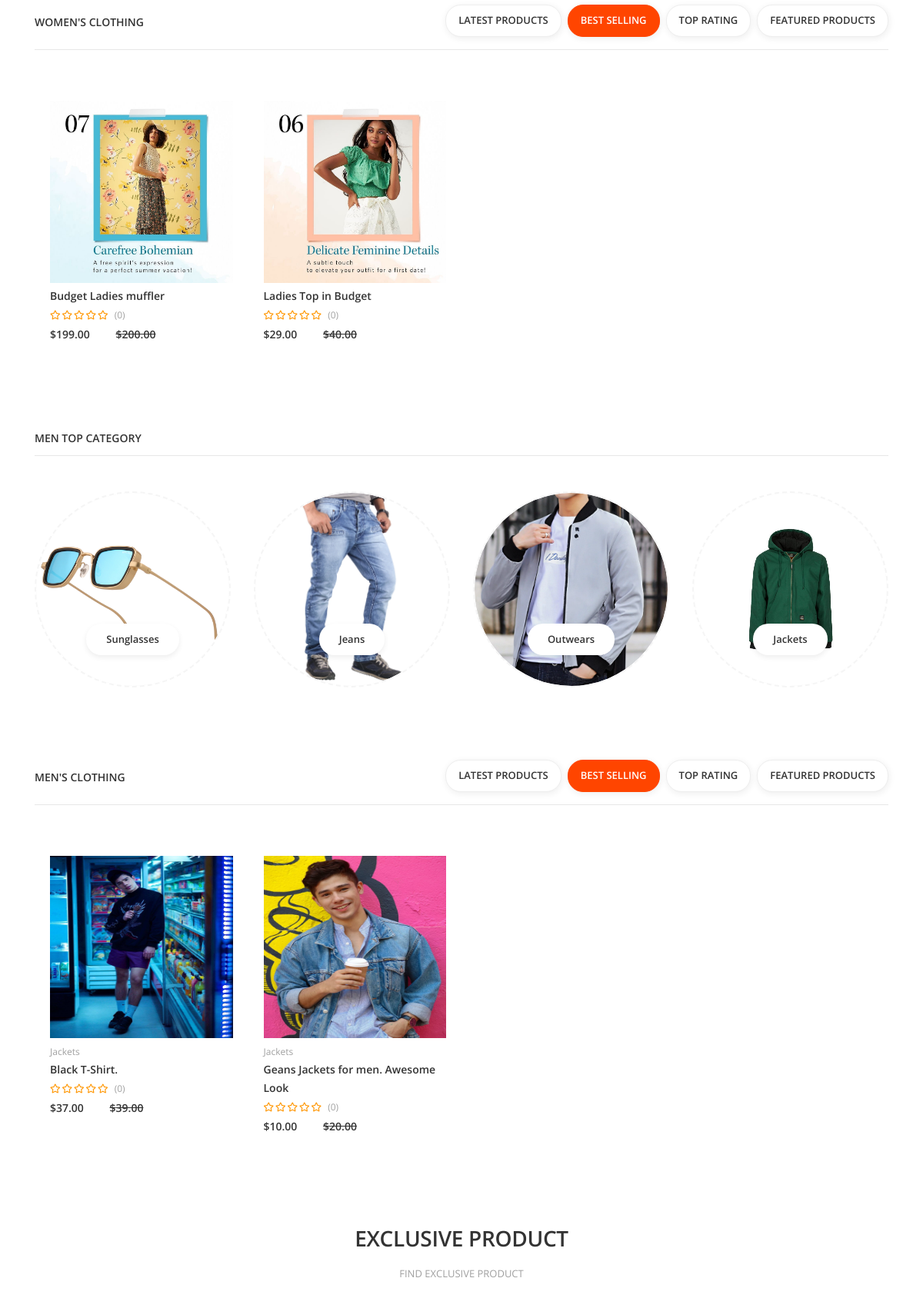
The app's page / (middle part), older data.
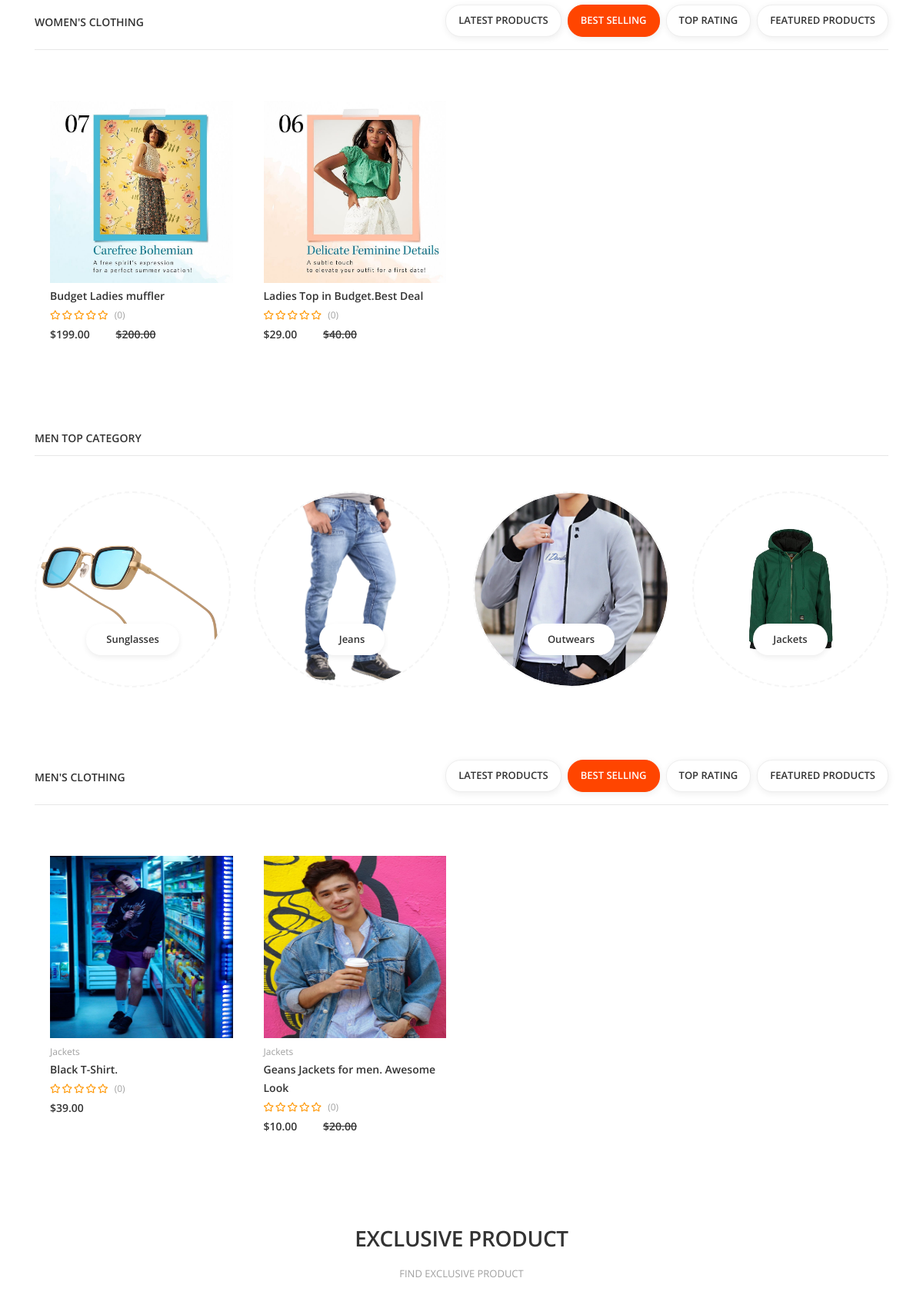
The same page, newer data.
### core/models.py (models this page shows, shortened)
class Product(models.Model):
    title = models.CharField(max_length=500)
    summary = models.TextField(max_length=1000)
    description = RichTextUploadingField(null=True, blank=True)
    thumbnail = models.ImageField(upload_to="product_thumbnails/")
    price = models.DecimalField(max_digits=12, decimal_places=2)
    discount_price = models.DecimalField(max_digits=12, decimal_places=2, null=True, blank=True)
    timestamp = models.DateTimeField(auto_now_add=True)
    categories = models.ManyToManyField(Category, related_name="products", blank=True)
    for_gender = models.CharField(max_length=10, choices=gender_choices, default="men")
    sold = models.IntegerField(default=0)
    url = models.SlugField(unique=True, null=True, blank=True)
    def get_absolute_url(self):
        return reverse("core:product-detail", kwargs={"slug": self.url})

### core/views.py (the view)
# urls.py: path("", views.index, name="index"),
def index(request: HttpRequest) -> HttpResponse :
    context = {
        "latest_men_products": Product.objects.filter(for_gender="men").order_by("-timestamp").prefetch_related("categories")[:20],
        "latest_women_products": Product.objects.filter(for_gender="women").order_by("-timestamp").prefetch_related("categories")[:20],
        "best_sold_men_products": Product.objects.filter(for_gender="men").order_by("sold").prefetch_related("categories")[:20],
        "best_sold_women_products": Product.objects.filter(for_gender="women").order_by("sold").prefetch_related("categories")[:20],
        "men_categories": Category.objects.filter(featured_in="men").exclude(image='').order_by("?")[:4],
        "women_categories": Category.objects.filter(featured_in="women").exclude(image='').order_by("?")[:4],
        "sliders": Slider.objects.filter(enabled=True),
    }
    return render(request, "core/index.html", context)

### core/models.py (called while the page is built)
    def __str__(self):
        return self.name

    @property
    def is_link(self):
        if self.link != None and self.link_text != None:
            return True
        return False

### midllewares/cart.py (called while the page is built)
    def __call__(self, request: HttpRequest):
        if request.user.is_authenticated:
            order, created = Order.objects.get_or_create(user=request.user, date_ordered__isnull=True)
            request.cart = order
        response = self.get_response(request)
        return response

### templates/core/index.html (shortened to what the changed rows need)
<!DOCTYPE html>
<html class="no-js" lang="en">
<head>
    <link rel="stylesheet" href="/static/css/vendor.css">
    <link rel="stylesheet" href="/static/css/utility.css">
    <link rel="stylesheet" href="/static/css/app.css">
</head>
<body class="config" id="js-scrollspy-trigger">
    <div id="app">
        <div class="app-content">
            <div class="bg-anti-flash-white">
                <div class="white-container">
                    {% if sliders.count > 0 %}
                    <br>
                    <br>
                    {% endif %}
                    <br>
                    <br>
                    <div class="u-s-p-b-60">
                        <div class="section__content">
                            <div class="container">
                                <div class="tab-content">
                                    <div class="tab-pane fade show active" id="w-b-s">
                                        <div class="slider-fouc">
                                            <div class="owl-carousel tab-slider" data-item="4">
                                                {% include 'components/product_summary.html' with products=best_sold_women_products %}
                                            </div>
                                        </div>
                                    </div>
                                </div>
                            </div>
                        </div>
                    </div>
                    <div class="u-s-p-b-60">
                        <div class="section__content">
                            <div class="container">
                                <div class="tab-content">
                                    <div class="tab-pane fade show active" id="m-b-s">
                                        <div class="slider-fouc">
                                            <div class="owl-carousel tab-slider" data-item="4">
                                                {% include 'components/product_summary.html' with products=best_sold_men_products %}
                                            </div>
                                        </div>
                                    </div>
                                </div>
                            </div>
                        </div>
                    </div>
                    <div class="u-s-p-b-60">
                        <div class="section__intro u-s-m-b-46">
                            <div class="container">
                                <div class="row">
                                    <div class="col-lg-12">
                                        <div class="section__text-wrap">
                                            <h1 class="section__heading u-c-secondary u-s-m-b-12">EXCLUSIVE PRODUCT</h1>
                                        </div>
                                    </div>
                                </div>
                            </div>
                        </div>
                    </div>
                </div>
            </div>
        </div>
    </div>
</body>
</html>

### templates/components/product_summary.html (shortened to what this page needs)
{% for product in products %}
<div class="u-s-m-b-30">
    <div class="product-o product-o--hover-on">
        <div class="product-o__wrap">
            <a class="aspect aspect--bg-grey aspect--square u-d-block" href="product-detail.html">
                <img class="aspect__img" src="{{ product.thumbnail.url }}" alt=""></a>
        </div>
        <span class="product-o__category">
            {% for category in product.categories.all %}
            {% if forloop.counter0 != 0 %}
            <a href="shop-side-version-2.html" style="margin-left: 10px;">{{ category }}</a>
            {% else %}
            <a href="shop-side-version-2.html">{{ category }}</a>
            {% endif %}
            {% endfor %}
        </span>
        <span class="product-o__name">
            <a href="{{ product.get_absolute_url }}">{{ product.title }}</a></span>
        <div class="product-o__rating gl-rating-style"><i class="far fa-star"></i><i class="far fa-star"></i><i
                class="far fa-star"></i><i class="far fa-star"></i><i class="far fa-star"></i>
            <span class="product-o__review">(0)</span>
        </div>
        {% if product.discount_price != None %}
        <span class="product-o__price">${{ product.discount_price }}
            <span class="product-o__discount">${{ product.price }}</span>
        </span>
        {% else %}
        <span class="product-o__price">${{ product.price }}</span>
        {% endif %}
    </div>
</div>
{% endfor %}

Row changes from the older to the newer data that the page shows:
changed Product: title "Ladies Top in Budget" → "Ladies Top in Budget.Best Deal"
changed Product "Black T-Shirt.": discount_price "37.00" → (not shown)
